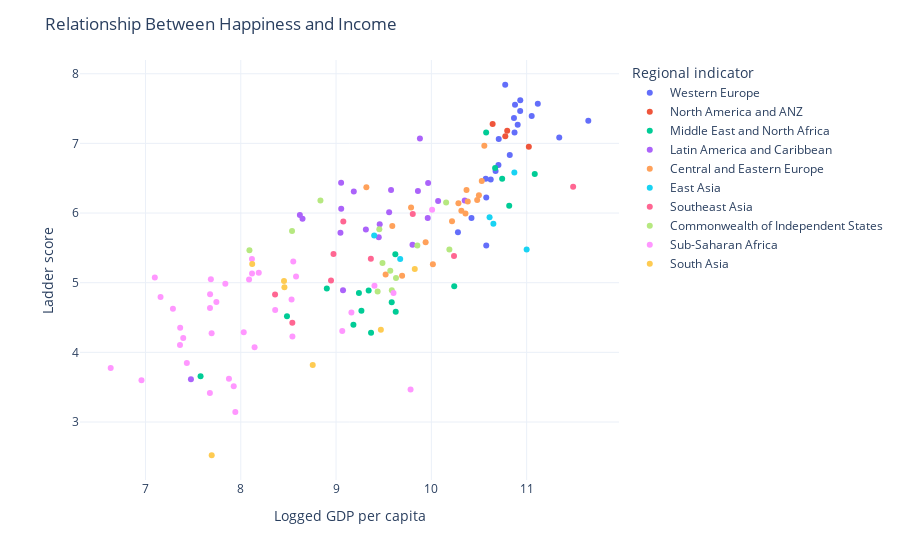

Notebook code for this chart:
### Markdown cell above
# Relationship Between Happiness and Income

### Code cell
fig = px.scatter(data_2021, 
                 x = "Logged GDP per capita",
                 y = "Ladder score",
                 animation_group = "Country name",
                 template = "plotly_white",
                 color = "Regional indicator", 
                 hover_name = "Country name", 
                 size_max = 60)
fig.update_layout(title = "Relationship Between Happiness and Income")
fig.show()

### Figure 1 — Plotly figure (JSON) as saved in the notebook; plotly's stock layout.template omitted (floating-point values rounded to 4 significant figures)
{"data": [{"hovertemplate": "<b>%{hovertext}</b><br><br>Regional indicator=Western Europe<br>Logged GDP per capita=%{x}<br>Ladder score=%{y}<extra></extra>", "hovertext": ["Finland", "Denmark", "Switzerland", "Iceland", "Netherlands", "Norway", "Sweden", "Luxembourg", "Austria", "Germany", "Ireland", "United Kingdom", "Belgium", "France", "Malta", "Spain", "Italy", "Cyprus", "Portugal", "Greece", "North Cyprus"], "ids": ["Finland", "Denmark", "Switzerland", "Iceland", "Netherlands", "Norway", "Sweden", "Luxembourg", "Austria", "Germany", "Ireland", "United Kingdom", "Belgium", "France", "Malta", "Spain", "Italy", "Cyprus", "Portugal", "Greece", "North Cyprus"], "legendgroup": "Western Europe", "marker": {"color": "#636efa", "symbol": "circle"}, "mode": "markers", "name": "Western Europe", "orientation": "v", "showlegend": true, "type": "scatter", "x": [10.78, 10.93, 11.12, 10.88, 10.93, 11.05, 10.87, 11.65, 10.91, 10.87, 11.34, 10.71, 10.82, 10.7, 10.67, 10.57, 10.62, 10.58, 10.42, 10.28, 10.58], "xaxis": "x", "y": [7.842, 7.62, 7.571, 7.554, 7.464, 7.392, 7.363, 7.324, 7.268, 7.155, 7.085, 7.064, 6.834, 6.69, 6.602, 6.491, 6.483, 6.223, 5.929, 5.723, 5.536], "yaxis": "y"}, {"hovertemplate": "<b>%{hovertext}</b><br><br>Regional indicator=North America and ANZ<br>Logged GDP per capita=%{x}<br>Ladder score=%{y}<extra></extra>", "hovertext": ["New Zealand", "Australia", "Canada", "United States"], "ids": ["New Zealand", "Australia", "Canada", "United States"], "legendgroup": "North America and ANZ", "marker": {"color": "#EF553B", "symbol": "circle"}, "mode": "markers", "name": "North America and ANZ", "orientation": "v", "showlegend": true, "type": "scatter", "x": [10.64, 10.8, 10.78, 11.02], "xaxis": "x", "y": [7.277, 7.183, 7.103, 6.951], "yaxis": "y"}, {"hovertemplate": "<b>%{hovertext}</b><br><br>Regional indicator=Middle East and North Africa<br>Logged GDP per capita=%{x}<br>Ladder score=%{y}<extra></extra>", "hovertext": ["Israel", "Bahrain", "United Arab Emirates", "Saudi Arabia", "Kuwait", "Libya", "Turkey", "Morocco", "Algeria", "Iraq", "Iran", "Tunisia", "Lebanon", "Palestinian Territories", "Jordan", "Egypt", "Yemen"], "ids": ["Israel", "Bahrain", "United Arab Emirates", "Saudi Arabia", "Kuwait", "Libya", "Turkey", "Morocco", "Algeria", "Iraq", "Iran", "Tunisia", "Lebanon", "Palestinian Territories", "Jordan", "Egypt", "Yemen"], "legendgroup": "Middle East and North Africa", "marker": {"color": "#00cc96", "symbol": "circle"}, "mode": "markers", "name": "Middle East and North Africa", "orientation": "v", "showlegend": true, "type": "scatter", "x": [10.57, 10.67, 11.09, 10.74, 10.82, 9.622, 10.24, 8.903, 9.342, 9.24, 9.584, 9.266, 9.626, 8.485, 9.182, 9.367, 7.578], "xaxis": "x", "y": [7.157, 6.647, 6.561, 6.494, 6.106, 5.41, 4.948, 4.918, 4.887, 4.854, 4.721, 4.596, 4.584, 4.517, 4.395, 4.283, 3.658], "yaxis": "y"}, {"hovertemplate": "<b>%{hovertext}</b><br><br>Regional indicator=Latin America and Caribbean<br>Logged GDP per capita=%{x}<br>Ladder score=%{y}<extra></extra>", "hovertext": ["Costa Rica", "Guatemala", "Uruguay", "Brazil", "Mexico", "Jamaica", "Panama", "Chile", "El Salvador", "Colombia", "Nicaragua", "Argentina", "Honduras", "Peru", "Ecuador", "Bolivia", "Paraguay", "Dominican Republic", "Venezuela", "Haiti"], "ids": ["Costa Rica", "Guatemala", "Uruguay", "Brazil", "Mexico", "Jamaica", "Panama", "Chile", "El Salvador", "Colombia", "Nicaragua", "Argentina", "Honduras", "Peru", "Ecuador", "Bolivia", "Paraguay", "Dominican Republic", "Venezuela", "Haiti"], "legendgroup": "Latin America and Caribbean", "marker": {"color": "#ab63fa", "symbol": "circle"}, "mode": "markers", "name": "Latin America and Caribbean", "orientation": "v", "showlegend": true, "type": "scatter", "x": [9.88, 9.053, 9.966, 9.577, 9.859, 9.186, 10.35, 10.07, 9.054, 9.557, 8.62, 9.962, 8.648, 9.458, 9.313, 9.046, 9.448, 9.802, 9.073, 7.477], "xaxis": "x", "y": [7.069, 6.435, 6.431, 6.33, 6.317, 6.309, 6.18, 6.172, 6.061, 6.012, 5.972, 5.929, 5.919, 5.84, 5.764, 5.716, 5.653, 5.545, 4.892, 3.615], "yaxis": "y"}, {"hovertemplate": "<b>%{hovertext}</b><br><br>Regional indicator=Central and Eastern Europe<br>Logged GDP per capita=%{x}<br>Ladder score=%{y}<extra></extra>", "hovertext": ["Czech Republic", "Slovenia", "Kosovo", "Slovakia", "Lithuania", "Estonia", "Poland", "Romania", "Serbia", "Latvia", "Hungary", "Croatia", "Bosnia and Herzegovina", "Montenegro", "Bulgaria", "Albania", "North Macedonia"], "ids": ["Czech Republic", "Slovenia", "Kosovo", "Slovakia", "Lithuania", "Estonia", "Poland", "Romania", "Serbia", "Latvia", "Hungary", "Croatia", "Bosnia and Herzegovina", "Montenegro", "Bulgaria", "Albania", "North Macedonia"], "legendgroup": "Central and Eastern Europe", "marker": {"color": "#FFA15A", "symbol": "circle"}, "mode": "markers", "name": "Central and Eastern Europe", "orientation": "v", "showlegend": true, "type": "scatter", "x": [10.56, 10.53, 9.318, 10.37, 10.5, 10.48, 10.38, 10.28, 9.787, 10.31, 10.36, 10.22, 9.59, 9.94, 10.02, 9.52, 9.693], "xaxis": "x", "y": [6.965, 6.461, 6.372, 6.331, 6.255, 6.189, 6.166, 6.14, 6.078, 6.032, 5.992, 5.882, 5.813, 5.581, 5.266, 5.117, 5.101], "yaxis": "y"}, {"hovertemplate": "<b>%{hovertext}</b><br><br>Regional indicator=East Asia<br>Logged GDP per capita=%{x}<br>Ladder score=%{y}<extra></extra>", "hovertext": ["Taiwan Province of China", "Japan", "South Korea", "Mongolia", "Hong Kong S.A.R. of China", "China"], "ids": ["Taiwan Province of China", "Japan", "South Korea", "Mongolia", "Hong Kong S.A.R. of China", "China"], "legendgroup": "East Asia", "marker": {"color": "#19d3f3", "symbol": "circle"}, "mode": "markers", "name": "East Asia", "orientation": "v", "showlegend": true, "type": "scatter", "x": [10.87, 10.61, 10.65, 9.4, 11, 9.673], "xaxis": "x", "y": [6.584, 5.94, 5.845, 5.677, 5.477, 5.339], "yaxis": "y"}, {"hovertemplate": "<b>%{hovertext}</b><br><br>Regional indicator=Southeast Asia<br>Logged GDP per capita=%{x}<br>Ladder score=%{y}<extra></extra>", "hovertext": ["Singapore", "Thailand", "Philippines", "Vietnam", "Malaysia", "Indonesia", "Laos", "Cambodia", "Myanmar"], "ids": ["Singapore", "Thailand", "Philippines", "Vietnam", "Malaysia", "Indonesia", "Laos", "Cambodia", "Myanmar"], "legendgroup": "Southeast Asia", "marker": {"color": "#FF6692", "symbol": "circle"}, "mode": "markers", "name": "Southeast Asia", "orientation": "v", "showlegend": true, "type": "scatter", "x": [11.49, 9.805, 9.076, 8.973, 10.24, 9.365, 8.947, 8.36, 8.541], "xaxis": "x", "y": [6.377, 5.985, 5.88, 5.411, 5.384, 5.345, 5.03, 4.83, 4.426], "yaxis": "y"}, {"hovertemplate": "<b>%{hovertext}</b><br><br>Regional indicator=Commonwealth of Independent States<br>Logged GDP per capita=%{x}<br>Ladder score=%{y}<extra></extra>", "hovertext": ["Uzbekistan", "Kazakhstan", "Moldova", "Kyrgyzstan", "Belarus", "Russia", "Tajikistan", "Armenia", "Azerbaijan", "Turkmenistan", "Georgia", "Ukraine"], "ids": ["Uzbekistan", "Kazakhstan", "Moldova", "Kyrgyzstan", "Belarus", "Russia", "Tajikistan", "Armenia", "Azerbaijan", "Turkmenistan", "Georgia", "Ukraine"], "legendgroup": "Commonwealth of Independent States", "marker": {"color": "#B6E880", "symbol": "circle"}, "mode": "markers", "name": "Commonwealth of Independent States", "orientation": "v", "showlegend": true, "type": "scatter", "x": [8.836, 10.15, 9.454, 8.538, 9.853, 10.19, 8.091, 9.487, 9.569, 9.629, 9.585, 9.436], "xaxis": "x", "y": [6.179, 6.152, 5.766, 5.744, 5.534, 5.477, 5.466, 5.283, 5.171, 5.066, 4.891, 4.875], "yaxis": "y"}, {"hovertemplate": "<b>%{hovertext}</b><br><br>Regional indicator=Sub-Saharan Africa<br>Logged GDP per capita=%{x}<br>Ladder score=%{y}<extra></extra>", "hovertext": ["Mauritius", "Congo (Brazzaville)", "Ivory Coast", "Cameroon", "Senegal", "Ghana", "Niger", "Gambia", "Benin", "Guinea", "South Africa", "Gabon", "Burkina Faso", "Mozambique", "Nigeria", "Mali", "Uganda", "Liberia", "Kenya", "Namibia", "Chad", "Swaziland", "Comoros", "Ethiopia", "Mauritania", "Madagascar", "Togo", "Zambia", "Sierra Leone", "Burundi", "Tanzania", "Malawi", "Lesotho", "Botswana", "Rwanda", "Zimbabwe"], "ids": ["Mauritius", "Congo (Brazzaville)", "Ivory Coast", "Cameroon", "Senegal", "Ghana", "Niger", "Gambia", "Benin", "Guinea", "South Africa", "Gabon", "Burkina Faso", "Mozambique", "Nigeria", "Mali", "Uganda", "Liberia", "Kenya", "Namibia", "Chad", "Swaziland", "Comoros", "Ethiopia", "Mauritania", "Madagascar", "Togo", "Zambia", "Sierra Leone", "Burundi", "Tanzania", "Malawi", "Lesotho", "Botswana", "Rwanda", "Zimbabwe"], "legendgroup": "Sub-Saharan Africa", "marker": {"color": "#FF97FF", "symbol": "circle"}, "mode": "markers", "name": "Sub-Saharan Africa", "orientation": "v", "showlegend": true, "type": "scatter", "x": [10.01, 8.117, 8.551, 8.189, 8.118, 8.58, 7.098, 7.686, 8.087, 7.838, 9.403, 9.603, 7.678, 7.158, 8.533, 7.744, 7.677, 7.288, 8.361, 9.161, 7.364, 9.065, 8.031, 7.694, 8.542, 7.396, 7.362, 8.145, 7.434, 6.635, 7.876, 6.958, 7.926, 9.782, 7.676, 7.943], "xaxis": "x", "y": [6.049, 5.342, 5.306, 5.142, 5.132, 5.088, 5.074, 5.051, 5.045, 4.984, 4.956, 4.852, 4.834, 4.794, 4.759, 4.723, 4.636, 4.625, 4.607, 4.574, 4.355, 4.308, 4.289, 4.275, 4.227, 4.208, 4.107, 4.073, 3.849, 3.775, 3.623, 3.6, 3.512, 3.467, 3.415, 3.145], "yaxis": "y"}, {"hovertemplate": "<b>%{hovertext}</b><br><br>Regional indicator=South Asia<br>Logged GDP per capita=%{x}<br>Ladder score=%{y}<extra></extra>", "hovertext": ["Nepal", "Maldives", "Bangladesh", "Pakistan", "Sri Lanka", "India", "Afghanistan"], "ids": ["Nepal", "Maldives", "Bangladesh", "Pakistan", "Sri Lanka", "India", "Afghanistan"], "legendgroup": "South Asia", "marker": {"color": "#FECB52", "symbol": "circle"}, "mode": "markers", "name": "South Asia", "orientation": "v", "showlegend": true, "type": "scatter", "x": [8.12, 9.826, 8.454, 8.458, 9.47, 8.755, 7.695], "xaxis": "x", "y": [5.269, 5.198, 5.025, 4.934, 4.325, 3.819, 2.523], "yaxis": "y"}], "layout": {"legend": {"title": {"text": "Regional indicator"}, "tracegroupgap": 0}, "margin": {"t": 60}, "title": {"text": "Relationship Between Happiness and Income"}, "xaxis": {"anchor": "y", "domain": [0, 1], "title": {"text": "Logged GDP per capita"}}, "yaxis": {"anchor": "x", "domain": [0, 1], "title": {"text": "Ladder score"}}}}
